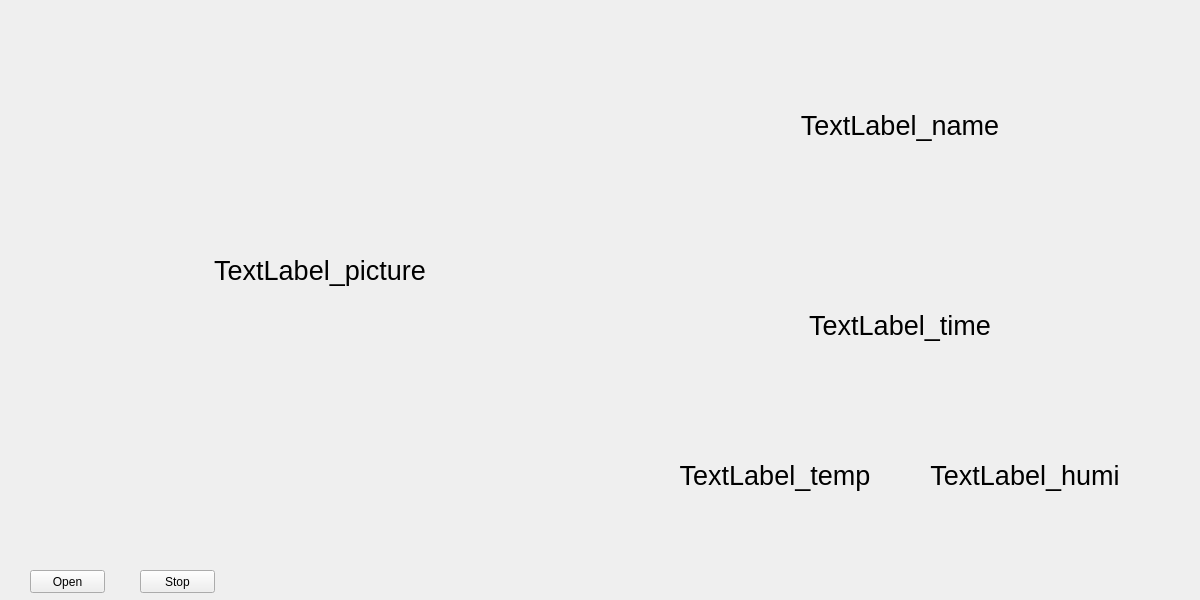
<?xml version="1.0" encoding="UTF-8"?>
<ui version="4.0">
 <class>MainWindow</class>
 <widget class="QMainWindow" name="MainWindow">
  <property name="geometry">
   <rect>
    <x>0</x>
    <y>0</y>
    <width>1200</width>
    <height>600</height>
   </rect>
  </property>
  <property name="windowTitle">
   <string>MainWindow</string>
  </property>
  <widget class="QWidget" name="centralwidget_main">
   <widget class="QLabel" name="label_time">
    <property name="geometry">
     <rect>
      <x>650</x>
      <y>250</y>
      <width>500</width>
      <height>150</height>
     </rect>
    </property>
    <property name="font">
     <font>
      <family>Arial</family>
      <pointsize>20</pointsize>
     </font>
    </property>
    <property name="text">
     <string>TextLabel_time</string>
    </property>
    <property name="alignment">
     <set>Qt::AlignCenter</set>
    </property>
   </widget>
   <widget class="QLabel" name="label_temp">
    <property name="geometry">
     <rect>
      <x>650</x>
      <y>400</y>
      <width>250</width>
      <height>150</height>
     </rect>
    </property>
    <property name="font">
     <font>
      <family>Arial</family>
      <pointsize>20</pointsize>
     </font>
    </property>
    <property name="text">
     <string>TextLabel_temp</string>
    </property>
    <property name="alignment">
     <set>Qt::AlignCenter</set>
    </property>
   </widget>
   <widget class="QLabel" name="label_pic">
    <property name="geometry">
     <rect>
      <x>0</x>
      <y>30</y>
      <width>640</width>
      <height>480</height>
     </rect>
    </property>
    <property name="font">
     <font>
      <pointsize>20</pointsize>
     </font>
    </property>
    <property name="text">
     <string>TextLabel_picture</string>
    </property>
    <property name="alignment">
     <set>Qt::AlignCenter</set>
    </property>
   </widget>
   <widget class="QLabel" name="label_name">
    <property name="geometry">
     <rect>
      <x>650</x>
      <y>0</y>
      <width>500</width>
      <height>250</height>
     </rect>
    </property>
    <property name="font">
     <font>
      <family>Arial</family>
      <pointsize>20</pointsize>
     </font>
    </property>
    <property name="text">
     <string>TextLabel_name</string>
    </property>
    <property name="alignment">
     <set>Qt::AlignCenter</set>
    </property>
   </widget>
   <widget class="QPushButton" name="camBtn_open">
    <property name="geometry">
     <rect>
      <x>30</x>
      <y>570</y>
      <width>75</width>
      <height>23</height>
     </rect>
    </property>
    <property name="text">
     <string>Open</string>
    </property>
   </widget>
   <widget class="QPushButton" name="camBtn_stop">
    <property name="geometry">
     <rect>
      <x>140</x>
      <y>570</y>
      <width>75</width>
      <height>23</height>
     </rect>
    </property>
    <property name="text">
     <string>Stop</string>
    </property>
   </widget>
   <widget class="QLabel" name="label_humi">
    <property name="geometry">
     <rect>
      <x>900</x>
      <y>400</y>
      <width>250</width>
      <height>150</height>
     </rect>
    </property>
    <property name="font">
     <font>
      <family>Arial</family>
      <pointsize>20</pointsize>
     </font>
    </property>
    <property name="text">
     <string>TextLabel_humi</string>
    </property>
    <property name="alignment">
     <set>Qt::AlignCenter</set>
    </property>
   </widget>
  </widget>
 </widget>
 <resources/>
 <connections/>
</ui>
